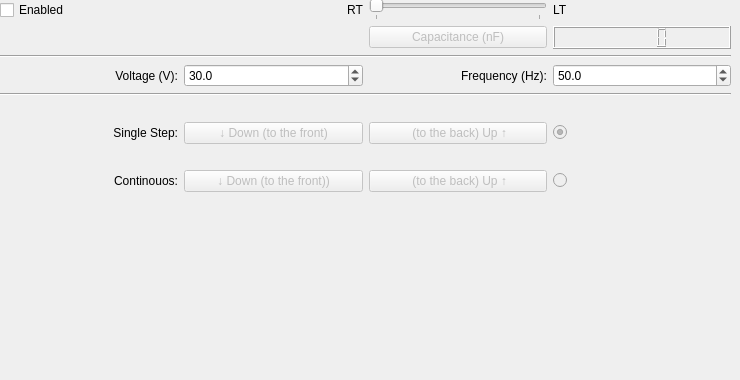
        <widget class="QWidget" name="tab_4">
         <attribute name="title">
          <string>y-Axis</string>
         </attribute>
         <widget class="QWidget" name="gridLayoutWidget_2">
          <property name="geometry">
           <rect>
            <x>0</x>
            <y>0</y>
            <width>731</width>
            <height>371</height>
           </rect>
          </property>
          <layout class="QGridLayout" name="gridLayout_2">
           <item row="2" column="0" colspan="4">
            <widget class="Line" name="line_3">
             <property name="orientation">
              <enum>Qt::Horizontal</enum>
             </property>
            </widget>
           </item>
           <item row="6" column="2">
            <widget class="QLabel" name="label_10">
             <property name="text">
              <string/>
             </property>
             <property name="alignment">
              <set>Qt::AlignRight|Qt::AlignTrailing|Qt::AlignVCenter</set>
             </property>
            </widget>
           </item>
           <item row="6" column="1">
            <widget class="QLabel" name="label_11">
             <property name="text">
              <string/>
             </property>
            </widget>
           </item>
           <item row="3" column="2">
            <widget class="QLabel" name="label_12">
             <property name="text">
              <string>Frequency (Hz):</string>
             </property>
             <property name="alignment">
              <set>Qt::AlignRight|Qt::AlignTrailing|Qt::AlignVCenter</set>
             </property>
            </widget>
           </item>
           <item row="3" column="1">
            <widget class="QDoubleSpinBox" name="Voltage_doubleSpinBox_2">
             <property name="decimals">
              <number>1</number>
             </property>
             <property name="maximum">
              <double>60.000000000000000</double>
             </property>
             <property name="value">
              <double>30.000000000000000</double>
             </property>
            </widget>
           </item>
           <item row="7" column="2">
            <widget class="QPushButton" name="single_up_pushButton_2">
             <property name="enabled">
              <bool>false</bool>
             </property>
             <property name="text">
              <string> (to the back) Up ↑</string>
             </property>
            </widget>
           </item>
           <item row="1" column="2">
            <widget class="QPushButton" name="Capacitance_Button_2">
             <property name="enabled">
              <bool>false</bool>
             </property>
             <property name="text">
              <string>Capacitance (nF)</string>
             </property>
            </widget>
           </item>
           <item row="1" column="3">
            <widget class="QLCDNumber" name="lcdNumber_2"/>
           </item>
           <item row="9" column="1">
            <widget class="QPushButton" name="cont_down_pushButton_2">
             <property name="enabled">
              <bool>false</bool>
             </property>
             <property name="text">
              <string>↓ Down (to the front))</string>
             </property>
             <property name="checkable">
              <bool>true</bool>
             </property>
            </widget>
           </item>
           <item row="3" column="3">
            <widget class="QDoubleSpinBox" name="Frequency_doubleSpinBox_2">
             <property name="decimals">
              <number>1</number>
             </property>
             <property name="maximum">
              <double>1000.000000000000000</double>
             </property>
             <property name="value">
              <double>50.000000000000000</double>
             </property>
            </widget>
           </item>
           <item row="3" column="0">
            <widget class="QLabel" name="label_13">
             <property name="text">
              <string>Voltage (V):</string>
             </property>
             <property name="alignment">
              <set>Qt::AlignRight|Qt::AlignTrailing|Qt::AlignVCenter</set>
             </property>
            </widget>
           </item>
           <item row="7" column="1">
            <widget class="QPushButton" name="single_down_pushButton_2">
             <property name="enabled">
              <bool>false</bool>
             </property>
             <property name="text">
              <string>↓ Down (to the front)</string>
             </property>
            </widget>
           </item>
           <item row="7" column="0">
            <widget class="QLabel" name="label_14">
             <property name="text">
              <string>Single Step:</string>
             </property>
             <property name="alignment">
              <set>Qt::AlignRight|Qt::AlignTrailing|Qt::AlignVCenter</set>
             </property>
            </widget>
           </item>
           <item row="5" column="0" colspan="4">
            <widget class="Line" name="line_4">
             <property name="orientation">
              <enum>Qt::Horizontal</enum>
             </property>
            </widget>
           </item>
           <item row="9" column="2">
            <widget class="QPushButton" name="cont_up_pushButton_2">
             <property name="enabled">
              <bool>false</bool>
             </property>
             <property name="text">
              <string> (to the back) Up ↑</string>
             </property>
             <property name="checkable">
              <bool>true</bool>
             </property>
            </widget>
           </item>
           <item row="10" column="0">
            <spacer name="verticalSpacer_2">
             <property name="orientation">
              <enum>Qt::Vertical</enum>
             </property>
             <property name="sizeHint" stdset="0">
              <size>
               <width>20</width>
               <height>40</height>
              </size>
             </property>
            </spacer>
           </item>
           <item row="9" column="0">
            <widget class="QLabel" name="label_15">
             <property name="text">
              <string>Continouos:</string>
             </property>
             <property name="alignment">
              <set>Qt::AlignRight|Qt::AlignTrailing|Qt::AlignVCenter</set>
             </property>
            </widget>
           </item>
           <item row="8" column="0">
            <widget class="QLabel" name="label_16">
             <property name="text">
              <string/>
             </property>
            </widget>
           </item>
           <item row="0" column="0">
            <widget class="QCheckBox" name="axis_enabled_checkBox_2">
             <property name="text">
              <string>Enabled</string>
             </property>
            </widget>
           </item>
           <item row="0" column="2">
            <widget class="QSlider" name="T_Slider_2">
             <property name="sizePolicy">
              <sizepolicy hsizetype="Minimum" vsizetype="Fixed">
               <horstretch>0</horstretch>
               <verstretch>0</verstretch>
              </sizepolicy>
             </property>
             <property name="maximum">
              <number>1</number>
             </property>
             <property name="pageStep">
              <number>1</number>
             </property>
             <property name="orientation">
              <enum>Qt::Horizontal</enum>
             </property>
             <property name="tickPosition">
              <enum>QSlider::TicksBelow</enum>
             </property>
            </widget>
           </item>
           <item row="0" column="1">
            <widget class="QLabel" name="label_17">
             <property name="text">
              <string>RT</string>
             </property>
             <property name="alignment">
              <set>Qt::AlignRight|Qt::AlignTrailing|Qt::AlignVCenter</set>
             </property>
            </widget>
           </item>
           <item row="0" column="3">
            <widget class="QLabel" name="label_18">
             <property name="text">
              <string>LT</string>
             </property>
            </widget>
           </item>
           <item row="7" column="3">
            <widget class="QRadioButton" name="single_radioButton_2">
             <property name="enabled">
              <bool>false</bool>
             </property>
             <property name="text">
              <string/>
             </property>
             <property name="checkable">
              <bool>true</bool>
             </property>
             <property name="checked">
              <bool>true</bool>
             </property>
            </widget>
           </item>
           <item row="9" column="3">
            <widget class="QRadioButton" name="cont_radioButton_2">
             <property name="enabled">
              <bool>false</bool>
             </property>
             <property name="text">
              <string/>
             </property>
            </widget>
           </item>
          </layout>
         </widget>
        </widget>
